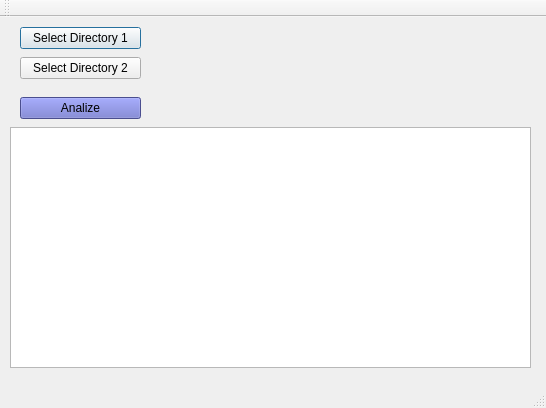
<?xml version="1.0" encoding="UTF-8"?>
<ui version="4.0">
 <class>MainWindow</class>
 <widget class="QMainWindow" name="MainWindow">
  <property name="geometry">
   <rect>
    <x>0</x>
    <y>0</y>
    <width>546</width>
    <height>408</height>
   </rect>
  </property>
  <property name="font">
   <font>
    <weight>50</weight>
    <bold>false</bold>
   </font>
  </property>
  <property name="windowTitle">
   <string>File Identifier</string>
  </property>
  <widget class="QWidget" name="centralWidget">
   <widget class="QListView" name="listView">
    <property name="geometry">
     <rect>
      <x>10</x>
      <y>110</y>
      <width>521</width>
      <height>241</height>
     </rect>
    </property>
   </widget>
   <widget class="QPushButton" name="SelectDirButton1">
    <property name="geometry">
     <rect>
      <x>20</x>
      <y>10</y>
      <width>121</width>
      <height>22</height>
     </rect>
    </property>
    <property name="focusPolicy">
     <enum>Qt::TabFocus</enum>
    </property>
    <property name="text">
     <string>Select Directory 1</string>
    </property>
    <property name="autoDefault">
     <bool>true</bool>
    </property>
    <property name="default">
     <bool>true</bool>
    </property>
    <property name="flat">
     <bool>false</bool>
    </property>
   </widget>
   <widget class="QPushButton" name="startButton">
    <property name="geometry">
     <rect>
      <x>20</x>
      <y>80</y>
      <width>121</width>
      <height>22</height>
     </rect>
    </property>
    <property name="palette">
     <palette>
      <active>
       <colorrole role="WindowText">
        <brush brushstyle="SolidPattern">
         <color alpha="255">
          <red>0</red>
          <green>0</green>
          <blue>0</blue>
         </color>
        </brush>
       </colorrole>
       <colorrole role="Button">
        <brush brushstyle="SolidPattern">
         <color alpha="255">
          <red>104</red>
          <green>109</green>
          <blue>200</blue>
         </color>
        </brush>
       </colorrole>
       <colorrole role="Light">
        <brush brushstyle="SolidPattern">
         <color alpha="255">
          <red>178</red>
          <green>182</green>
          <blue>255</blue>
         </color>
        </brush>
       </colorrole>
       <colorrole role="Midlight">
        <brush brushstyle="SolidPattern">
         <color alpha="255">
          <red>141</red>
          <green>145</green>
          <blue>227</blue>
         </color>
        </brush>
       </colorrole>
       <colorrole role="Dark">
        <brush brushstyle="SolidPattern">
         <color alpha="255">
          <red>52</red>
          <green>54</green>
          <blue>100</blue>
         </color>
        </brush>
       </colorrole>
       <colorrole role="Mid">
        <brush brushstyle="SolidPattern">
         <color alpha="255">
          <red>69</red>
          <green>72</green>
          <blue>133</blue>
         </color>
        </brush>
       </colorrole>
       <colorrole role="Text">
        <brush brushstyle="SolidPattern">
         <color alpha="255">
          <red>0</red>
          <green>0</green>
          <blue>0</blue>
         </color>
        </brush>
       </colorrole>
       <colorrole role="BrightText">
        <brush brushstyle="SolidPattern">
         <color alpha="255">
          <red>255</red>
          <green>255</green>
          <blue>255</blue>
         </color>
        </brush>
       </colorrole>
       <colorrole role="ButtonText">
        <brush brushstyle="SolidPattern">
         <color alpha="255">
          <red>0</red>
          <green>0</green>
          <blue>0</blue>
         </color>
        </brush>
       </colorrole>
       <colorrole role="Base">
        <brush brushstyle="SolidPattern">
         <color alpha="255">
          <red>255</red>
          <green>255</green>
          <blue>255</blue>
         </color>
        </brush>
       </colorrole>
       <colorrole role="Window">
        <brush brushstyle="SolidPattern">
         <color alpha="255">
          <red>104</red>
          <green>109</green>
          <blue>200</blue>
         </color>
        </brush>
       </colorrole>
       <colorrole role="Shadow">
        <brush brushstyle="SolidPattern">
         <color alpha="255">
          <red>0</red>
          <green>0</green>
          <blue>0</blue>
         </color>
        </brush>
       </colorrole>
       <colorrole role="AlternateBase">
        <brush brushstyle="SolidPattern">
         <color alpha="255">
          <red>179</red>
          <green>182</green>
          <blue>227</blue>
         </color>
        </brush>
       </colorrole>
       <colorrole role="ToolTipBase">
        <brush brushstyle="SolidPattern">
         <color alpha="255">
          <red>255</red>
          <green>255</green>
          <blue>220</blue>
         </color>
        </brush>
       </colorrole>
       <colorrole role="ToolTipText">
        <brush brushstyle="SolidPattern">
         <color alpha="255">
          <red>0</red>
          <green>0</green>
          <blue>0</blue>
         </color>
        </brush>
       </colorrole>
      </active>
      <inactive>
       <colorrole role="WindowText">
        <brush brushstyle="SolidPattern">
         <color alpha="255">
          <red>0</red>
          <green>0</green>
          <blue>0</blue>
         </color>
        </brush>
       </colorrole>
       <colorrole role="Button">
        <brush brushstyle="SolidPattern">
         <color alpha="255">
          <red>104</red>
          <green>109</green>
          <blue>200</blue>
         </color>
        </brush>
       </colorrole>
       <colorrole role="Light">
        <brush brushstyle="SolidPattern">
         <color alpha="255">
          <red>178</red>
          <green>182</green>
          <blue>255</blue>
         </color>
        </brush>
       </colorrole>
       <colorrole role="Midlight">
        <brush brushstyle="SolidPattern">
         <color alpha="255">
          <red>141</red>
          <green>145</green>
          <blue>227</blue>
         </color>
        </brush>
       </colorrole>
       <colorrole role="Dark">
        <brush brushstyle="SolidPattern">
         <color alpha="255">
          <red>52</red>
          <green>54</green>
          <blue>100</blue>
         </color>
        </brush>
       </colorrole>
       <colorrole role="Mid">
        <brush brushstyle="SolidPattern">
         <color alpha="255">
          <red>69</red>
          <green>72</green>
          <blue>133</blue>
         </color>
        </brush>
       </colorrole>
       <colorrole role="Text">
        <brush brushstyle="SolidPattern">
         <color alpha="255">
          <red>0</red>
          <green>0</green>
          <blue>0</blue>
         </color>
        </brush>
       </colorrole>
       <colorrole role="BrightText">
        <brush brushstyle="SolidPattern">
         <color alpha="255">
          <red>255</red>
          <green>255</green>
          <blue>255</blue>
         </color>
        </brush>
       </colorrole>
       <colorrole role="ButtonText">
        <brush brushstyle="SolidPattern">
         <color alpha="255">
          <red>0</red>
          <green>0</green>
          <blue>0</blue>
         </color>
        </brush>
       </colorrole>
       <colorrole role="Base">
        <brush brushstyle="SolidPattern">
         <color alpha="255">
          <red>255</red>
          <green>255</green>
          <blue>255</blue>
         </color>
        </brush>
       </colorrole>
       <colorrole role="Window">
        <brush brushstyle="SolidPattern">
         <color alpha="255">
          <red>104</red>
          <green>109</green>
          <blue>200</blue>
         </color>
        </brush>
       </colorrole>
       <colorrole role="Shadow">
        <brush brushstyle="SolidPattern">
         <color alpha="255">
          <red>0</red>
          <green>0</green>
          <blue>0</blue>
         </color>
        </brush>
       </colorrole>
       <colorrole role="AlternateBase">
        <brush brushstyle="SolidPattern">
         <color alpha="255">
          <red>179</red>
          <green>182</green>
          <blue>227</blue>
         </color>
        </brush>
       </colorrole>
       <colorrole role="ToolTipBase">
        <brush brushstyle="SolidPattern">
         <color alpha="255">
          <red>255</red>
          <green>255</green>
          <blue>220</blue>
         </color>
        </brush>
       </colorrole>
       <colorrole role="ToolTipText">
        <brush brushstyle="SolidPattern">
         <color alpha="255">
          <red>0</red>
          <green>0</green>
          <blue>0</blue>
         </color>
        </brush>
       </colorrole>
      </inactive>
      <disabled>
       <colorrole role="WindowText">
        <brush brushstyle="SolidPattern">
         <color alpha="255">
          <red>52</red>
          <green>54</green>
          <blue>100</blue>
         </color>
        </brush>
       </colorrole>
       <colorrole role="Button">
        <brush brushstyle="SolidPattern">
         <color alpha="255">
          <red>104</red>
          <green>109</green>
          <blue>200</blue>
         </color>
        </brush>
       </colorrole>
       <colorrole role="Light">
        <brush brushstyle="SolidPattern">
         <color alpha="255">
          <red>178</red>
          <green>182</green>
          <blue>255</blue>
         </color>
        </brush>
       </colorrole>
       <colorrole role="Midlight">
        <brush brushstyle="SolidPattern">
         <color alpha="255">
          <red>141</red>
          <green>145</green>
          <blue>227</blue>
         </color>
        </brush>
       </colorrole>
       <colorrole role="Dark">
        <brush brushstyle="SolidPattern">
         <color alpha="255">
          <red>52</red>
          <green>54</green>
          <blue>100</blue>
         </color>
        </brush>
       </colorrole>
       <colorrole role="Mid">
        <brush brushstyle="SolidPattern">
         <color alpha="255">
          <red>69</red>
          <green>72</green>
          <blue>133</blue>
         </color>
        </brush>
       </colorrole>
       <colorrole role="Text">
        <brush brushstyle="SolidPattern">
         <color alpha="255">
          <red>52</red>
          <green>54</green>
          <blue>100</blue>
         </color>
        </brush>
       </colorrole>
       <colorrole role="BrightText">
        <brush brushstyle="SolidPattern">
         <color alpha="255">
          <red>255</red>
          <green>255</green>
          <blue>255</blue>
         </color>
        </brush>
       </colorrole>
       <colorrole role="ButtonText">
        <brush brushstyle="SolidPattern">
         <color alpha="255">
          <red>52</red>
          <green>54</green>
          <blue>100</blue>
         </color>
        </brush>
       </colorrole>
       <colorrole role="Base">
        <brush brushstyle="SolidPattern">
         <color alpha="255">
          <red>104</red>
          <green>109</green>
          <blue>200</blue>
         </color>
        </brush>
       </colorrole>
       <colorrole role="Window">
        <brush brushstyle="SolidPattern">
         <color alpha="255">
          <red>104</red>
          <green>109</green>
          <blue>200</blue>
         </color>
        </brush>
       </colorrole>
       <colorrole role="Shadow">
        <brush brushstyle="SolidPattern">
         <color alpha="255">
          <red>0</red>
          <green>0</green>
          <blue>0</blue>
         </color>
        </brush>
       </colorrole>
       <colorrole role="AlternateBase">
        <brush brushstyle="SolidPattern">
         <color alpha="255">
          <red>104</red>
          <green>109</green>
          <blue>200</blue>
         </color>
        </brush>
       </colorrole>
       <colorrole role="ToolTipBase">
        <brush brushstyle="SolidPattern">
         <color alpha="255">
          <red>255</red>
          <green>255</green>
          <blue>220</blue>
         </color>
        </brush>
       </colorrole>
       <colorrole role="ToolTipText">
        <brush brushstyle="SolidPattern">
         <color alpha="255">
          <red>0</red>
          <green>0</green>
          <blue>0</blue>
         </color>
        </brush>
       </colorrole>
      </disabled>
     </palette>
    </property>
    <property name="mouseTracking">
     <bool>true</bool>
    </property>
    <property name="focusPolicy">
     <enum>Qt::StrongFocus</enum>
    </property>
    <property name="text">
     <string>Analize</string>
    </property>
    <property name="checkable">
     <bool>false</bool>
    </property>
    <property name="autoDefault">
     <bool>false</bool>
    </property>
    <property name="default">
     <bool>false</bool>
    </property>
    <property name="flat">
     <bool>false</bool>
    </property>
   </widget>
   <widget class="QPushButton" name="SelectDirButton2">
    <property name="geometry">
     <rect>
      <x>20</x>
      <y>40</y>
      <width>121</width>
      <height>22</height>
     </rect>
    </property>
    <property name="text">
     <string>Select Directory 2</string>
    </property>
   </widget>
  </widget>
  <widget class="QMenuBar" name="menuBar">
   <property name="geometry">
    <rect>
     <x>0</x>
     <y>0</y>
     <width>546</width>
     <height>19</height>
    </rect>
   </property>
  </widget>
  <widget class="QToolBar" name="mainToolBar">
   <attribute name="toolBarArea">
    <enum>TopToolBarArea</enum>
   </attribute>
   <attribute name="toolBarBreak">
    <bool>false</bool>
   </attribute>
  </widget>
  <widget class="QStatusBar" name="statusBar"/>
 </widget>
 <layoutdefault spacing="6" margin="11"/>
 <tabstops>
  <tabstop>SelectDirButton1</tabstop>
  <tabstop>startButton</tabstop>
  <tabstop>listView</tabstop>
 </tabstops>
 <resources/>
 <connections/>
</ui>
